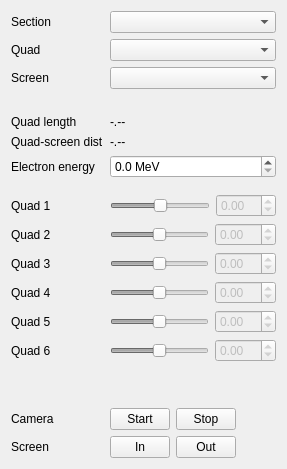
         <widget class="QWidget" name="quad_tab">
          <attribute name="title">
           <string>Quad</string>
          </attribute>
          <layout class="QHBoxLayout" name="horizontalLayout_5">
           <item>
            <layout class="QGridLayout" name="gridLayout">
             <item row="15" column="0">
              <widget class="QLabel" name="label_7">
               <property name="text">
                <string>Camera</string>
               </property>
              </widget>
             </item>
             <item row="11" column="0">
              <widget class="QLabel" name="quad4_label">
               <property name="text">
                <string>Quad 4</string>
               </property>
              </widget>
             </item>
             <item row="2" column="0">
              <widget class="QLabel" name="label_3">
               <property name="text">
                <string>Screen</string>
               </property>
              </widget>
             </item>
             <item row="16" column="1">
              <layout class="QHBoxLayout" name="horizontalLayout_4">
               <item>
                <widget class="QPushButton" name="screen_in_button">
                 <property name="maximumSize">
                  <size>
                   <width>60</width>
                   <height>16777215</height>
                  </size>
                 </property>
                 <property name="text">
                  <string>In</string>
                 </property>
                </widget>
               </item>
               <item>
                <widget class="QPushButton" name="screen_out_button">
                 <property name="maximumSize">
                  <size>
                   <width>60</width>
                   <height>16777215</height>
                  </size>
                 </property>
                 <property name="text">
                  <string>Out</string>
                 </property>
                </widget>
               </item>
               <item>
                <spacer name="horizontalSpacer_3">
                 <property name="orientation">
                  <enum>Qt::Horizontal</enum>
                 </property>
                 <property name="sizeHint" stdset="0">
                  <size>
                   <width>40</width>
                   <height>20</height>
                  </size>
                 </property>
                </spacer>
               </item>
              </layout>
             </item>
             <item row="6" column="1">
              <widget class="QDoubleSpinBox" name="electron_energy_spinbox">
               <property name="suffix">
                <string> MeV</string>
               </property>
               <property name="decimals">
                <number>1</number>
               </property>
               <property name="maximum">
                <double>5000.000000000000000</double>
               </property>
              </widget>
             </item>
             <item row="1" column="1">
              <widget class="QComboBox" name="quad_combobox"/>
             </item>
             <item row="12" column="1">
              <layout class="QHBoxLayout" name="horizontalLayout_23">
               <item>
                <widget class="QSlider" name="quad5_slider">
                 <property name="enabled">
                  <bool>false</bool>
                 </property>
                 <property name="value">
                  <number>50</number>
                 </property>
                 <property name="orientation">
                  <enum>Qt::Horizontal</enum>
                 </property>
                </widget>
               </item>
               <item>
                <widget class="QDoubleSpinBox" name="quad5_spinbox">
                 <property name="enabled">
                  <bool>false</bool>
                 </property>
                 <property name="minimum">
                  <double>-99.000000000000000</double>
                 </property>
                 <property name="singleStep">
                  <double>0.050000000000000</double>
                 </property>
                </widget>
               </item>
              </layout>
             </item>
             <item row="0" column="0">
              <widget class="QLabel" name="label">
               <property name="text">
                <string>Section</string>
               </property>
              </widget>
             </item>
             <item row="5" column="0">
              <widget class="QLabel" name="label_5">
               <property name="text">
                <string>Quad-screen dist</string>
               </property>
              </widget>
             </item>
             <item row="2" column="1">
              <widget class="QComboBox" name="screen_combobox"/>
             </item>
             <item row="3" column="0">
              <spacer name="verticalSpacer">
               <property name="orientation">
                <enum>Qt::Vertical</enum>
               </property>
               <property name="sizeType">
                <enum>QSizePolicy::Preferred</enum>
               </property>
               <property name="sizeHint" stdset="0">
                <size>
                 <width>20</width>
                 <height>20</height>
                </size>
               </property>
              </spacer>
             </item>
             <item row="5" column="1">
              <widget class="QLabel" name="quad_screen_dist_label">
               <property name="text">
                <string>-.--</string>
               </property>
              </widget>
             </item>
             <item row="1" column="0">
              <widget class="QLabel" name="label_2">
               <property name="text">
                <string>Quad</string>
               </property>
              </widget>
             </item>
             <item row="10" column="0">
              <widget class="QLabel" name="quad3_label">
               <property name="text">
                <string>Quad 3</string>
               </property>
              </widget>
             </item>
             <item row="12" column="0">
              <widget class="QLabel" name="quad5_label">
               <property name="text">
                <string>Quad 5</string>
               </property>
              </widget>
             </item>
             <item row="15" column="1">
              <layout class="QHBoxLayout" name="horizontalLayout_3">
               <item>
                <widget class="QPushButton" name="camera_start_button">
                 <property name="maximumSize">
                  <size>
                   <width>60</width>
                   <height>16777215</height>
                  </size>
                 </property>
                 <property name="text">
                  <string>Start</string>
                 </property>
                </widget>
               </item>
               <item>
                <widget class="QPushButton" name="camera_stop_button">
                 <property name="maximumSize">
                  <size>
                   <width>60</width>
                   <height>16777215</height>
                  </size>
                 </property>
                 <property name="text">
                  <string>Stop</string>
                 </property>
                </widget>
               </item>
               <item>
                <spacer name="horizontalSpacer_2">
                 <property name="orientation">
                  <enum>Qt::Horizontal</enum>
                 </property>
                 <property name="sizeHint" stdset="0">
                  <size>
                   <width>40</width>
                   <height>20</height>
                  </size>
                 </property>
                </spacer>
               </item>
              </layout>
             </item>
             <item row="7" column="0">
              <spacer name="verticalSpacer_8">
               <property name="orientation">
                <enum>Qt::Vertical</enum>
               </property>
               <property name="sizeType">
                <enum>QSizePolicy::Fixed</enum>
               </property>
               <property name="sizeHint" stdset="0">
                <size>
                 <width>20</width>
                 <height>10</height>
                </size>
               </property>
              </spacer>
             </item>
             <item row="6" column="0">
              <widget class="QLabel" name="label_6">
               <property name="text">
                <string>Electron energy</string>
               </property>
              </widget>
             </item>
             <item row="11" column="1">
              <layout class="QHBoxLayout" name="horizontalLayout_22">
               <item>
                <widget class="QSlider" name="quad4_slider">
                 <property name="enabled">
                  <bool>false</bool>
                 </property>
                 <property name="value">
                  <number>50</number>
                 </property>
                 <property name="orientation">
                  <enum>Qt::Horizontal</enum>
                 </property>
                </widget>
               </item>
               <item>
                <widget class="QDoubleSpinBox" name="quad4_spinbox">
                 <property name="enabled">
                  <bool>false</bool>
                 </property>
                 <property name="minimum">
                  <double>-99.000000000000000</double>
                 </property>
                 <property name="singleStep">
                  <double>0.050000000000000</double>
                 </property>
                </widget>
               </item>
              </layout>
             </item>
             <item row="0" column="1">
              <widget class="QComboBox" name="section_combobox"/>
             </item>
             <item row="4" column="1">
              <widget class="QLabel" name="quad_length_label">
               <property name="text">
                <string>-.--</string>
               </property>
              </widget>
             </item>
             <item row="14" column="0">
              <spacer name="verticalSpacer_2">
               <property name="orientation">
                <enum>Qt::Vertical</enum>
               </property>
               <property name="sizeHint" stdset="0">
                <size>
                 <width>20</width>
                 <height>40</height>
                </size>
               </property>
              </spacer>
             </item>
             <item row="10" column="1">
              <layout class="QHBoxLayout" name="horizontalLayout_21">
               <item>
                <widget class="QSlider" name="quad3_slider">
                 <property name="enabled">
                  <bool>false</bool>
                 </property>
                 <property name="value">
                  <number>50</number>
                 </property>
                 <property name="orientation">
                  <enum>Qt::Horizontal</enum>
                 </property>
                </widget>
               </item>
               <item>
                <widget class="QDoubleSpinBox" name="quad3_spinbox">
                 <property name="enabled">
                  <bool>false</bool>
                 </property>
                 <property name="minimum">
                  <double>-99.000000000000000</double>
                 </property>
                 <property name="singleStep">
                  <double>0.050000000000000</double>
                 </property>
                </widget>
               </item>
              </layout>
             </item>
             <item row="9" column="0">
              <widget class="QLabel" name="quad2_label">
               <property name="text">
                <string>Quad 2</string>
               </property>
              </widget>
             </item>
             <item row="9" column="1">
              <layout class="QHBoxLayout" name="horizontalLayout_20">
               <item>
                <widget class="QSlider" name="quad2_slider">
                 <property name="enabled">
                  <bool>false</bool>
                 </property>
                 <property name="value">
                  <number>50</number>
                 </property>
                 <property name="orientation">
                  <enum>Qt::Horizontal</enum>
                 </property>
                </widget>
               </item>
               <item>
                <widget class="QDoubleSpinBox" name="quad2_spinbox">
                 <property name="enabled">
                  <bool>false</bool>
                 </property>
                 <property name="minimum">
                  <double>-99.000000000000000</double>
                 </property>
                 <property name="singleStep">
                  <double>0.050000000000000</double>
                 </property>
                </widget>
               </item>
              </layout>
             </item>
             <item row="16" column="0">
              <widget class="QLabel" name="label_8">
               <property name="text">
                <string>Screen</string>
               </property>
              </widget>
             </item>
             <item row="8" column="0">
              <widget class="QLabel" name="quad1_label">
               <property name="text">
                <string>Quad 1</string>
               </property>
              </widget>
             </item>
             <item row="4" column="0">
              <widget class="QLabel" name="label_4">
               <property name="text">
                <string>Quad length</string>
               </property>
              </widget>
             </item>
             <item row="8" column="1">
              <layout class="QHBoxLayout" name="horizontalLayout_19">
               <item>
                <widget class="QSlider" name="quad1_slider">
                 <property name="enabled">
                  <bool>false</bool>
                 </property>
                 <property name="value">
                  <number>50</number>
                 </property>
                 <property name="orientation">
                  <enum>Qt::Horizontal</enum>
                 </property>
                </widget>
               </item>
               <item>
                <widget class="QDoubleSpinBox" name="quad1_spinbox">
                 <property name="enabled">
                  <bool>false</bool>
                 </property>
                 <property name="maximumSize">
                  <size>
                   <width>60</width>
                   <height>16777215</height>
                  </size>
                 </property>
                 <property name="minimum">
                  <double>-99.000000000000000</double>
                 </property>
                 <property name="singleStep">
                  <double>0.050000000000000</double>
                 </property>
                </widget>
               </item>
              </layout>
             </item>
             <item row="13" column="0">
              <widget class="QLabel" name="quad6_label">
               <property name="text">
                <string>Quad 6</string>
               </property>
              </widget>
             </item>
             <item row="13" column="1">
              <layout class="QHBoxLayout" name="horizontalLayout_24">
               <item>
                <widget class="QSlider" name="quad6_slider">
                 <property name="enabled">
                  <bool>false</bool>
                 </property>
                 <property name="value">
                  <number>50</number>
                 </property>
                 <property name="orientation">
                  <enum>Qt::Horizontal</enum>
                 </property>
                </widget>
               </item>
               <item>
                <widget class="QDoubleSpinBox" name="quad6_spinbox">
                 <property name="enabled">
                  <bool>false</bool>
                 </property>
                 <property name="minimum">
                  <double>-99.000000000000000</double>
                 </property>
                 <property name="singleStep">
                  <double>0.050000000000000</double>
                 </property>
                </widget>
               </item>
              </layout>
             </item>
            </layout>
           </item>
          </layout>
         </widget>
